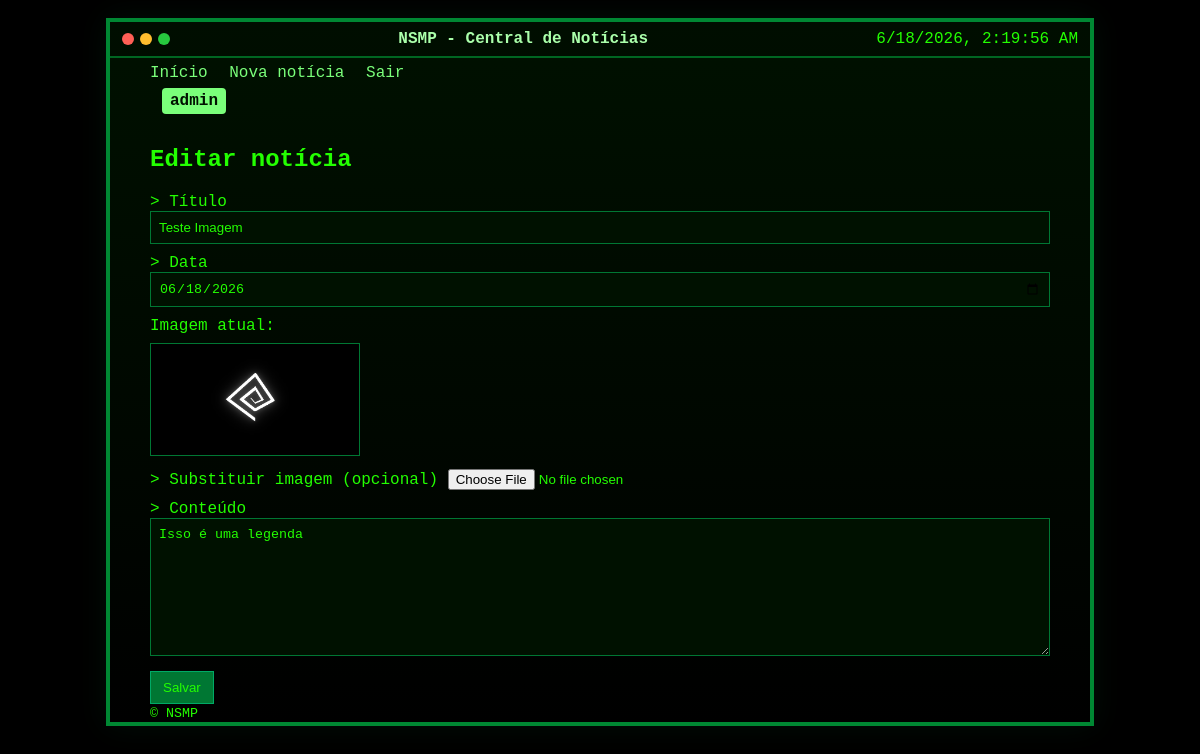
The app's page /edit/5 (signed in) with its own data.
### tables this page shows
CREATE TABLE posts (
            id INTEGER PRIMARY KEY AUTOINCREMENT,
            title TEXT NOT NULL,
            date TEXT NOT NULL,
            content TEXT NOT NULL,
            image TEXT
        , markdown_filename TEXT);

### app.py (the view, shortened to what this page needs)
@app.route('/edit/<int:post_id>', methods=('GET', 'POST'))
@login_required
def edit_post(post_id):
    conn = get_db_connection()
    post = conn.execute('SELECT * FROM posts WHERE id = ?', (post_id,)).fetchone()
    if not post:
        conn.close()
        flash('Notícia não encontrada.')
        return redirect(url_for('index'))
    conn.close()
    return render_template('edit_post.html', post=post)

### app.py (called while the page is built)
def get_db_connection():
    conn = sqlite3.connect(DB_PATH)
    conn.row_factory = sqlite3.Row
    return conn

def login_required(f):
    @wraps(f)
    def decorated(*args, **kwargs):
        if not session.get('logged_in'):
            return redirect(url_for('login', next=request.path))
        return f(*args, **kwargs)
    return decorated

### templates/edit_post.html
{% extends 'base.html' %}
{% block content %}
<h2>Editar notícia</h2>
<form method="post" enctype="multipart/form-data" class="post-form terminal-form">
  <label>&gt; Título
    <input type="text" name="title" value="{{ post['title'] }}" required>
  </label>
  <label>&gt; Data
    <input type="date" name="date" value="{{ post['date'] }}">
  </label>
  {% if post['image'] %}
    <div class="current-image">Imagem atual:<br>
      <img class="post-image" src="{{ url_for('static', filename='uploads/' + post['image']) }}" alt="imagem">
    </div>
  {% endif %}
  <label>&gt; Substituir imagem (opcional)
    <input type="file" name="image" accept="image/*">
  </label>
  <label>&gt; Conteúdo
    <textarea name="content" rows="8">{{ post['content'] }}</textarea>
  </label>
  <button type="submit">Salvar</button>
</form>
{% endblock %}

### static/css/style.css (style rules this page uses)
.terminal-bg { background:#000;color:#23ff00;min-height:100vh }
body { font-family: 'Courier New', Courier, monospace;margin:0 }
.post-image { max-width:100%;height:auto;border:1px solid #073;padding:4px;background:#000;margin:8px 0 }
.post-form label { display:block;margin-bottom:10px;color:#23ff00 }
textarea,input[type=text],input[type=date],input[type=password] { width:100%;box-sizing:border-box;padding:8px;border:1px solid #073;background:#001100;color:#23ff00 }
button { background:#073;color:#23ff00;border:1px solid #0a6;padding:8px 12px;cursor:pointer }
.current-image img { max-width:200px;margin-top:8px;border:1px solid #073 }

### records on screen
posts: title "Teste Imagem", date "06/18/2026", image (picture), content "Isso é uma legenda"

### other values on screen
{{ session.get('admin_name') }} "admin"
